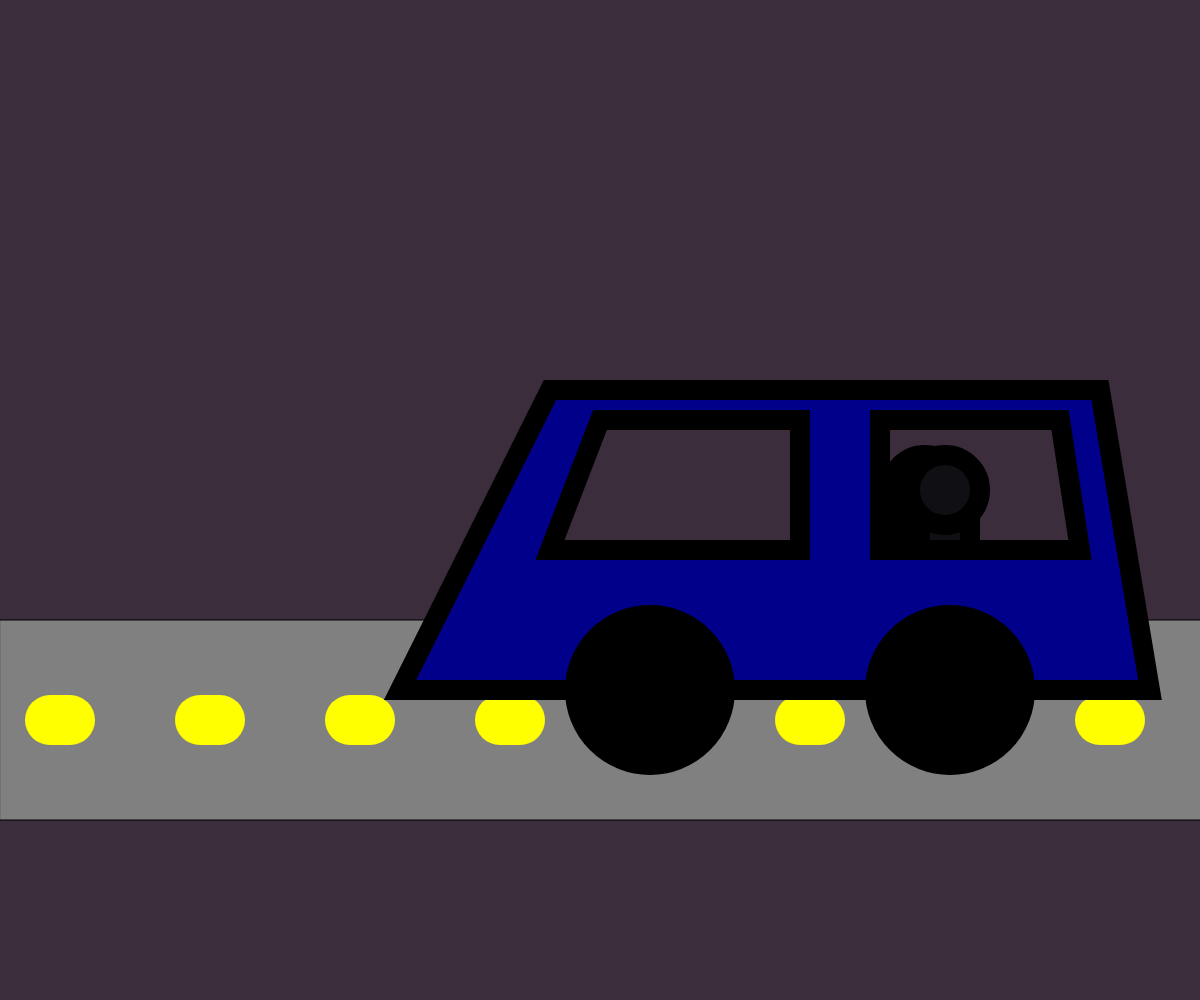
Frame 1 (no input)
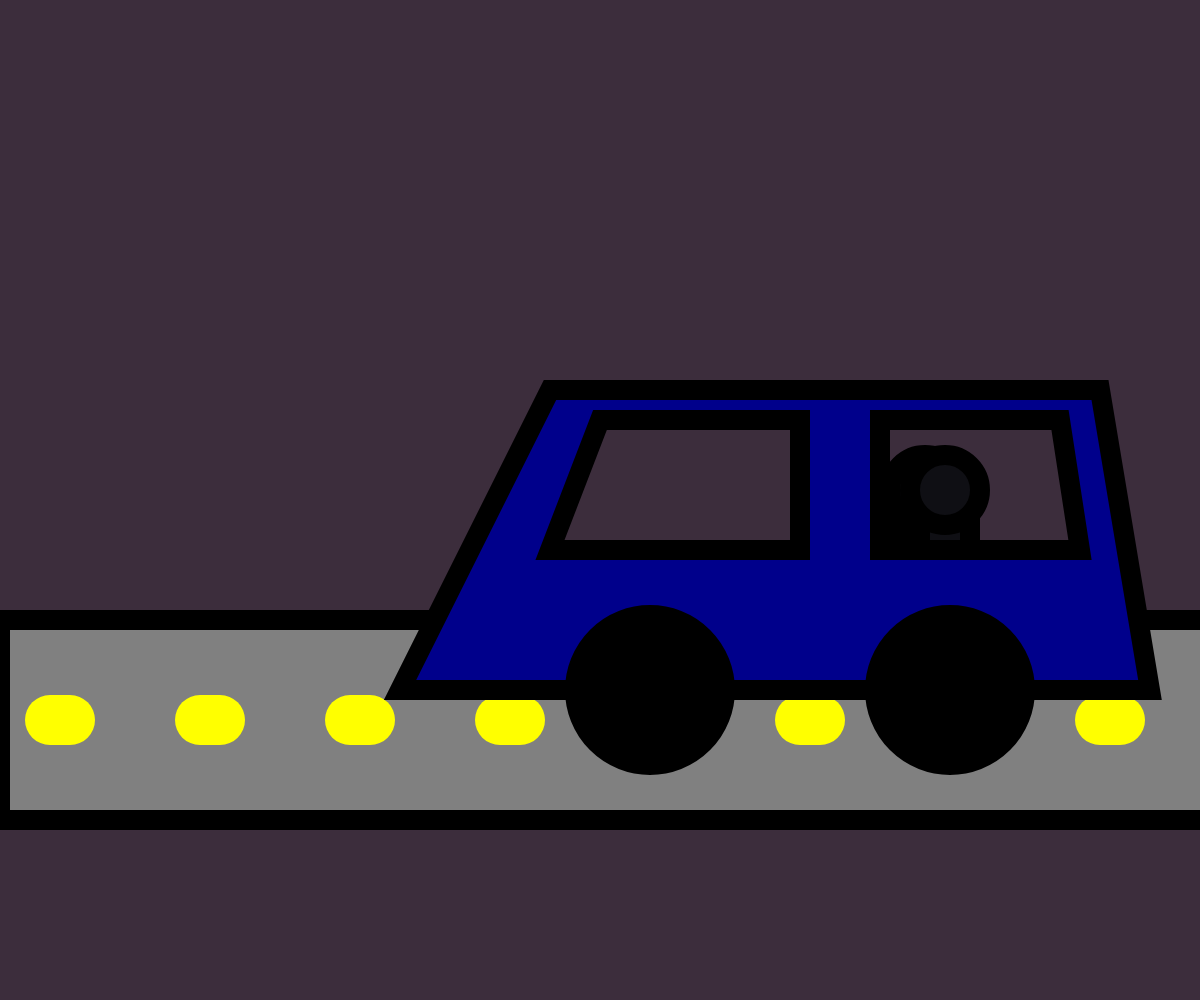
Frame 60 (no input)
Frame 120 (the mouse pressed at the canvas centre since frame 60): identical to frame 60, image omitted

The p5.js sketch that drew these frames (run headless with seeded random() and noise() and a simulated clock; from frame 60 on, the mouse is pressed at the canvas centre):

// p5.js sketch
// ── sketch.js
function setup() {
  createCanvas(windowWidth, windowHeight);
}

function draw() {
  background(60, 45, 60);

fill('grey');
  rect(0, 620, 1500, 200);

// Made a for loops to try and go with like a road look
strokeWeight(50);
  var x = 50;
  while (x <= 1900) {
    stroke('yellow');

    line(x, 720, x + 20, 720);
    x = x + 150

  }




strokeWeight(20);
  stroke(0);
fill('darkblue');
  quad(550, 390, 1100, 390, 1150, 690, 400, 690);

fill(60, 45, 60);
quad(600, 420, 800, 420, 800, 550, 550, 550);

quad(600+280, 420, 780+280, 420, 800+280, 550, 600+280, 550);

fill(0);
circle(650, 690, 150);

circle(950, 690, 150);
fill(15, 15, 20)
rect(900, 500, 50, 50);
circle(925, 490, 70);
rect(920, 500, 50, 50);
circle(945, 490, 70)

}
